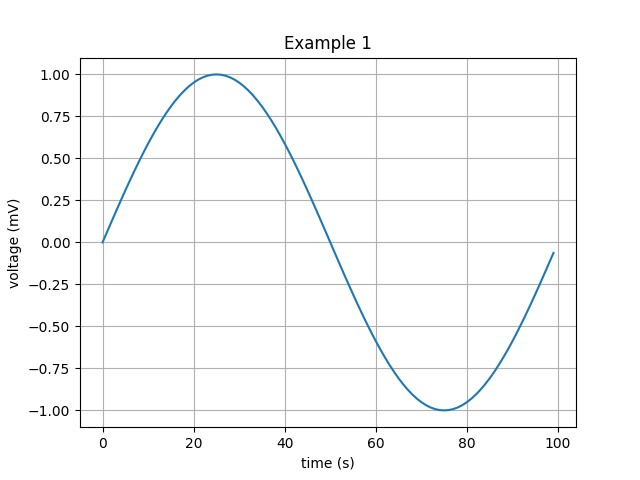

Python code for this plot:
import matplotlib.pyplot as plt
from math import pi,sin

# Data for plotting
L = 100
time = list(range(L))
Voltage = [sin(2*pi*t/L) for t in time]

fig, ax = plt.subplots()
ax.plot(time, Voltage)

ax.set(xlabel='time (s)', ylabel='voltage (mV)', title='Example 1')
ax.grid()

fig.savefig("test.png")
plt.show()
